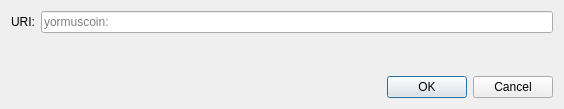
<?xml version="1.0" encoding="UTF-8"?>
<ui version="4.0">
 <class>OpenURIDialog</class>
 <widget class="QDialog" name="OpenURIDialog">
  <property name="geometry">
   <rect>
    <x>0</x>
    <y>0</y>
    <width>564</width>
    <height>109</height>
   </rect>
  </property>
  <property name="windowTitle">
   <string>Open yormuscoin URI</string>
  </property>
  <layout class="QVBoxLayout" name="verticalLayout">
   <item>
    <layout class="QHBoxLayout" name="horizontalLayout">
     <item>
      <widget class="QLabel" name="label">
       <property name="text">
        <string>URI:</string>
       </property>
      </widget>
     </item>
     <item>
      <widget class="QValidatedLineEdit" name="uriEdit">
       <property name="placeholderText">
        <string notr="true">yormuscoin:</string>
       </property>
      </widget>
     </item>
    </layout>
   </item>
   <item>
    <spacer name="verticalSpacer">
     <property name="orientation">
      <enum>Qt::Vertical</enum>
     </property>
     <property name="sizeHint" stdset="0">
      <size>
       <width>20</width>
       <height>40</height>
      </size>
     </property>
    </spacer>
   </item>
   <item>
    <widget class="QDialogButtonBox" name="buttonBox">
     <property name="orientation">
      <enum>Qt::Horizontal</enum>
     </property>
     <property name="standardButtons">
      <set>QDialogButtonBox::Cancel|QDialogButtonBox::Ok</set>
     </property>
    </widget>
   </item>
  </layout>
 </widget>
 <customwidgets>
  <customwidget>
   <class>QValidatedLineEdit</class>
   <extends>QLineEdit</extends>
   <header>qt/qvalidatedlineedit.h</header>
  </customwidget>
 </customwidgets>
 <resources/>
 <connections>
  <connection>
   <sender>buttonBox</sender>
   <signal>accepted()</signal>
   <receiver>OpenURIDialog</receiver>
   <slot>accept()</slot>
   <hints>
    <hint type="sourcelabel">
     <x>248</x>
     <y>254</y>
    </hint>
    <hint type="destinationlabel">
     <x>157</x>
     <y>274</y>
    </hint>
   </hints>
  </connection>
  <connection>
   <sender>buttonBox</sender>
   <signal>rejected()</signal>
   <receiver>OpenURIDialog</receiver>
   <slot>reject()</slot>
   <hints>
    <hint type="sourcelabel">
     <x>316</x>
     <y>260</y>
    </hint>
    <hint type="destinationlabel">
     <x>286</x>
     <y>274</y>
    </hint>
   </hints>
  </connection>
 </connections>
</ui>
